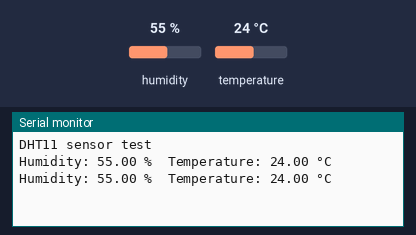
Simulated run of this sketch. Board: ESP32. Parts: the last lines printed to the serial monitor. Inputs (shaded band) come from the test bench; at power-on: humidity 55 %, temperature 24 °C.

Above: at 4.8 s.
4.9 s: humidity set to 22 %
At 7.5 s:
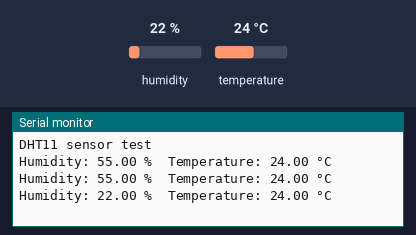
7.9 s: temperature set to 12 °C
At 8.6 s:
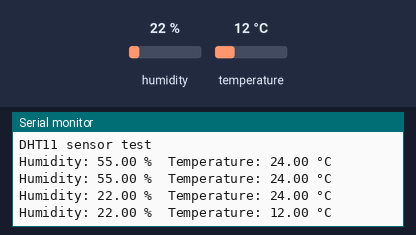
10.9 s: humidity set to 40 %
At 13.4 s:
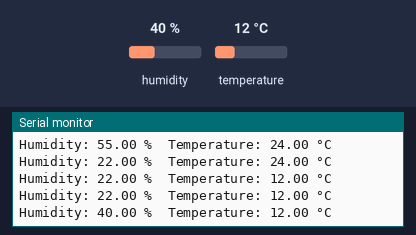
Timing chart, 0 to 14.9 s (numbered marks = the images above; inputs shaded):
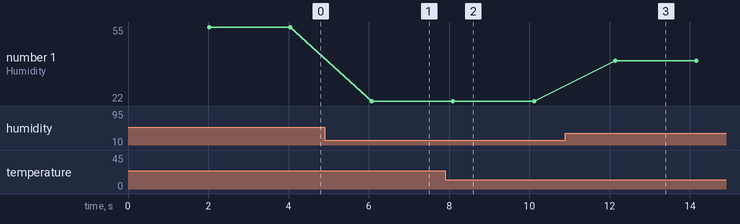

Measured:
- after the input at 4.9 s, the serial monitor: prints a new line after 1.2 s (image 1)
- after the input at 7.9 s, the serial monitor: prints a new line after 0.19 s (image 2)
- after the input at 10.9 s, the serial monitor: prints a new line after 1.2 s (image 3)
- plotted number 1: 55 → 22 after the input at 4.9 s, 22 → 40 after the input at 10.9 s

The sketch:

NR_BRC_DHT11.ino
```cpp
#include <DHT.h>

#define DHTPIN 33     // GPIO pin where DHT11 data pin is connected
#define DHTTYPE DHT11

DHT dht(DHTPIN, DHTTYPE);

void setup() {
  Serial.begin(115200);
  dht.begin();
  Serial.println("DHT11 sensor test");
}

void loop() {
  delay(2000);  // Wait a bit between readings

  float humidity = dht.readHumidity();
  float temperature = dht.readTemperature();  // Celsius

  if (isnan(humidity) || isnan(temperature)) {
    Serial.println("Failed to read from DHT sensor!");
    return;
  }

  Serial.print("Humidity: ");
  Serial.print(humidity);
  Serial.print(" %\t");
  Serial.print("Temperature: ");
  Serial.print(temperature);
  Serial.println(" °C");
}
```
